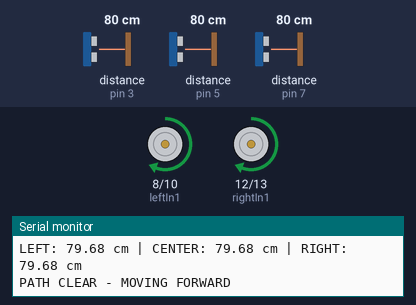
This sketch was run on a simulated Arduino Uno, built with avr-gcc and run on an emulated ATmega328P. Shown: motor-driver pin pairs drawn as motors (green arrow = first pin HIGH = forward, orange = second pin HIGH = backward, longer = more drive, scaled by the enable pin), the last lines printed to the serial monitor. Wiring (inferred from the names in the program): 3 × ultrasonic range finder: trigger pin 2, echo pin 3 / trigger pin 4, echo pin 5 / trigger pin 6, echo pin 7. The inputs (shaded band) are chosen by the test bench; at power-on: distance to the obstacle (sensors on pin 3, pin 5, pin 7) 80 cm. The echo pulse lasts 58.3 µs per cm.

Above: at 2.8 s.
2.9 s: distance to the obstacle (sensor on pin 3) set to 25 cm
5.0 s: distance to the obstacle (sensor on pin 3) set to 20 cm
At 6.3 s:
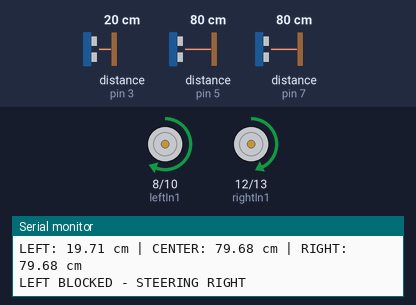
6.6 s: distance to the obstacle (sensor on pin 5) set to 27 cm
9.0 s: distance to the obstacle (sensor on pin 5) set to 24 cm
At 9.34 s:
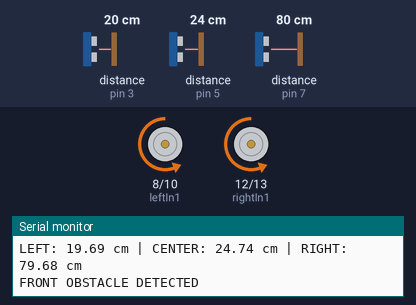
At 9.75 s:
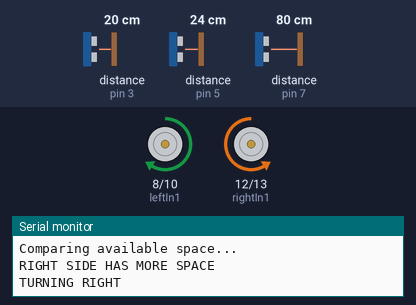
12.0 s: distance to the obstacle (sensor on pin 7) set to 13 cm
At 13.58 s:
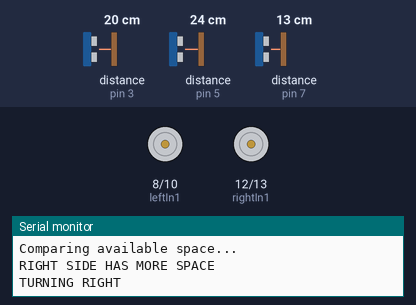
15.0 s: distance to the obstacle (sensor on pin 7) set to 10 cm
Timing chart, 0 to 19.0 s (numbered marks = the images above; inputs shaded):
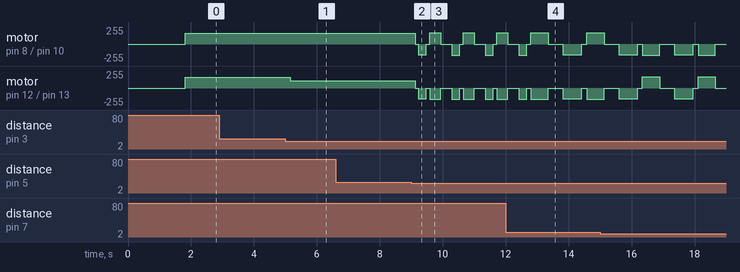

The sketch:

main.ino
```cpp
// ======================================================
// ADVANCED OBSTACLE AVOIDING ROVER
// Arduino Uno + 3 HC-SR04 + L293D
// Two DC motors + one caster wheel
// ======================================================

// ==================== NAVIGATION STATES ===============

const int PATH_CLEAR = 0;
const int OBSTACLE_FRONT = 1;
const int OBSTACLE_LEFT = 2;
const int OBSTACLE_RIGHT = 3;
const int OBSTACLE_BOTH_SIDES = 4;
const int OBSTACLE_ALL_SIDES = 5;
const int RECOVERING = 6;

int currentState = PATH_CLEAR;

// ==================== SENSOR PINS =====================

const int trigLeft = 2;
const int echoLeft = 3;

const int trigCenter = 4;
const int echoCenter = 5;

const int trigRight = 6;
const int echoRight = 7;

// ==================== MOTOR PINS ======================

const int leftEnable = 9;
const int leftIn1 = 8;
const int leftIn2 = 10;

const int rightEnable = 11;
const int rightIn1 = 12;
const int rightIn2 = 13;

// ==================== MOTOR SETTINGS ==================

int leftSpeed = 160;
int rightSpeed = 160;

int slowSpeed = 110;
int turnSpeed = 170;

// Motor calibration: adjust if the rover drifts.
int leftCalibration = 0;
int rightCalibration = 0;

// ==================== DISTANCE SETTINGS ===============

const float stopDistance = 25.0;
const float sideWarningDistance = 22.0;
const float emergencyDistance = 12.0;

// ==================== TIMING SETTINGS ==================

const unsigned long reverseTime = 250;
const unsigned long turnTime = 350;
const unsigned long sharpTurnTime = 550;
const unsigned long recoveryReverseTime = 600;

const unsigned long sensorTimeout = 18000UL;

// ==================== RECOVERY SETTINGS ===============

const int maxRepeatedBlocks = 3;

int repeatedBlocks = 0;
int repeatedTurns = 0;

// ==================== SENSOR VARIABLES ================

float leftDistance = 400.0;
float centerDistance = 400.0;
float rightDistance = 400.0;

float previousLeft = 400.0;
float previousCenter = 400.0;
float previousRight = 400.0;

bool leftSensorValid = false;
bool centerSensorValid = false;
bool rightSensorValid = false;

// ======================================================
// READ ULTRASONIC DISTANCE
// ======================================================

float readDistance(int trigPin, int echoPin, bool &valid) {
  digitalWrite(trigPin, LOW);
  delayMicroseconds(3);

  digitalWrite(trigPin, HIGH);
  delayMicroseconds(10);

  digitalWrite(trigPin, LOW);

  unsigned long duration =
      pulseIn(echoPin, HIGH, sensorTimeout);

  if (duration == 0) {
    valid = false;
    return 400.0;
  }

  float distance = duration * 0.0343 / 2.0;

  if (distance < 2.0 || distance > 400.0) {
    valid = false;
    return 400.0;
  }

  valid = true;
  return distance;
}

// ======================================================
// FILTER SENSOR READINGS
// ======================================================

float filterDistance(float current, float previous,
                     bool valid) {
  if (!valid) {
    return 400.0;
  }

  if (previous >= 400.0) {
    return current;
  }

  return 0.65 * current + 0.35 * previous;
}

// ======================================================
// READ ALL THREE SENSORS
// ======================================================

void readAllSensors() {
  float rawLeft =
      readDistance(trigLeft, echoLeft, leftSensorValid);

  delay(35);

  float rawCenter =
      readDistance(trigCenter, echoCenter, centerSensorValid);

  delay(35);

  float rawRight =
      readDistance(trigRight, echoRight, rightSensorValid);

  delay(35);

  leftDistance =
      filterDistance(rawLeft, previousLeft, leftSensorValid);

  centerDistance =
      filterDistance(rawCenter, previousCenter, centerSensorValid);

  rightDistance =
      filterDistance(rawRight, previousRight, rightSensorValid);

  previousLeft = leftDistance;
  previousCenter = centerDistance;
  previousRight = rightDistance;
}

// ======================================================
// DISPLAY SENSOR READINGS
// ======================================================

void printSensorData() {
  Serial.print("LEFT: ");

  if (leftSensorValid) {
    Serial.print(leftDistance);
    Serial.print(" cm");
  } else {
    Serial.print("NO ECHO");
  }

  Serial.print(" | CENTER: ");

  if (centerSensorValid) {
    Serial.print(centerDistance);
    Serial.print(" cm");
  } else {
    Serial.print("NO ECHO");
  }

  Serial.print(" | RIGHT: ");

  if (rightSensorValid) {
    Serial.print(rightDistance);
    Serial.print(" cm");
  } else {
    Serial.print("NO ECHO");
  }

  Serial.println();
}

// ======================================================
// STOP MOTORS
// ======================================================

void stopMotors() {
  analogWrite(leftEnable, 0);
  analogWrite(rightEnable, 0);

  digitalWrite(leftIn1, LOW);
  digitalWrite(leftIn2, LOW);

  digitalWrite(rightIn1, LOW);
  digitalWrite(rightIn2, LOW);
}

// ======================================================
// CONTROL LEFT MOTOR
// Positive = forward, negative = reverse
// ======================================================

void setLeftMotor(int speed) {
  speed = constrain(speed, -255, 255);

  if (speed > 0) {
    digitalWrite(leftIn1, HIGH);
    digitalWrite(leftIn2, LOW);
    analogWrite(leftEnable, speed);
  }
  else if (speed < 0) {
    digitalWrite(leftIn1, LOW);
    digitalWrite(leftIn2, HIGH);
    analogWrite(leftEnable, -speed);
  }
  else {
    digitalWrite(leftIn1, LOW);
    digitalWrite(leftIn2, LOW);
    analogWrite(leftEnable, 0);
  }
}

// ======================================================
// CONTROL RIGHT MOTOR
// Positive = forward, negative = reverse
// ======================================================

void setRightMotor(int speed) {
  speed = constrain(speed, -255, 255);

  if (speed > 0) {
    digitalWrite(rightIn1, HIGH);
    digitalWrite(rightIn2, LOW);
    analogWrite(rightEnable, speed);
  }
  else if (speed < 0) {
    digitalWrite(rightIn1, LOW);
    digitalWrite(rightIn2, HIGH);
    analogWrite(rightEnable, -speed);
  }
  else {
    digitalWrite(rightIn1, LOW);
    digitalWrite(rightIn2, LOW);
    analogWrite(rightEnable, 0);
  }
}

// ======================================================
// MOVEMENT FUNCTIONS
// ======================================================

void moveForward() {
  setLeftMotor(constrain(
      leftSpeed + leftCalibration, 0, 255));

  setRightMotor(constrain(
      rightSpeed + rightCalibration, 0, 255));
}

void moveSlow() {
  setLeftMotor(constrain(
      slowSpeed + leftCalibration, 0, 255));

  setRightMotor(constrain(
      slowSpeed + rightCalibration, 0, 255));
}

void moveBackward() {
  setLeftMotor(-leftSpeed);
  setRightMotor(-rightSpeed);
}

void turnLeft() {
  setLeftMotor(-turnSpeed);
  setRightMotor(turnSpeed);
}

void turnRight() {
  setLeftMotor(turnSpeed);
  setRightMotor(-turnSpeed);
}

// ======================================================
// STEERING FUNCTIONS
// ======================================================

void steerLeft() {
  setLeftMotor(slowSpeed);
  setRightMotor(rightSpeed);
}

void steerRight() {
  setLeftMotor(leftSpeed);
  setRightMotor(slowSpeed);
}

// ======================================================
// CHOOSE THE CLEAREST SIDE
// true = left, false = right
// ======================================================

bool chooseLeft() {
  Serial.println("Comparing available space...");

  if (!leftSensorValid && rightSensorValid) {
    return false;
  }

  if (!rightSensorValid && leftSensorValid) {
    return true;
  }

  if (!leftSensorValid && !rightSensorValid) {
    Serial.println("SIDE READINGS UNAVAILABLE");
    return true;
  }

  if (leftDistance >= rightDistance) {
    Serial.println("LEFT SIDE HAS MORE SPACE");
    return true;
  }

  Serial.println("RIGHT SIDE HAS MORE SPACE");
  return false;
}

// ======================================================
// TURN TOWARD THE CLEAREST SIDE
// ======================================================

void turnTowardClearSide(unsigned long duration) {
  if (chooseLeft()) {
    Serial.println("TURNING LEFT");
    turnLeft();
  }
  else {
    Serial.println("TURNING RIGHT");
    turnRight();
  }

  delay(duration);

  stopMotors();
  delay(100);
}

// ======================================================
// AVOID FRONT OBSTACLE
// ======================================================

void avoidFrontObstacle() {
  Serial.println("FRONT OBSTACLE DETECTED");

  stopMotors();
  delay(100);

  if (leftSensorValid &&
      rightSensorValid &&
      leftDistance < sideWarningDistance &&
      rightDistance < sideWarningDistance) {

    Serial.println("BOTH SIDES RESTRICTED");

    moveBackward();
    delay(recoveryReverseTime);
  }
  else {
    moveBackward();
    delay(reverseTime);
  }

  stopMotors();
  delay(100);

  if (repeatedBlocks >= maxRepeatedBlocks) {
    Serial.println("REPEATED BLOCKAGE - SHARP TURN");
    turnTowardClearSide(sharpTurnTime);
  }
  else {
    turnTowardClearSide(turnTime);
  }

  repeatedBlocks++;
  repeatedTurns++;
}

// ======================================================
// RECOVERY MODE
// ======================================================

void recoveryMode() {
  currentState = RECOVERING;

  Serial.println("RECOVERY MODE ACTIVATED");

  stopMotors();
  delay(200);

  moveBackward();
  delay(recoveryReverseTime);

  stopMotors();
  delay(150);

  turnTowardClearSide(sharpTurnTime);

  repeatedBlocks = 0;
  repeatedTurns = 0;

  currentState = PATH_CLEAR;
}

// ======================================================
// CLASSIFY SURROUNDINGS
// ======================================================

int classifyEnvironment() {
  // Don't assume the front is clear if its sensor fails.
  if (!centerSensorValid) {
    Serial.println("WARNING: CENTRE SENSOR INVALID");
    return OBSTACLE_FRONT;
  }

  bool leftBlocked =
      leftSensorValid &&
      leftDistance < sideWarningDistance;

  bool centerBlocked =
      centerDistance < stopDistance;

  bool rightBlocked =
      rightSensorValid &&
      rightDistance < sideWarningDistance;

  if (leftBlocked &&
      centerBlocked &&
      rightBlocked) {
    return OBSTACLE_ALL_SIDES;
  }

  if (centerBlocked) {
    return OBSTACLE_FRONT;
  }

  if (leftBlocked && rightBlocked) {
    return OBSTACLE_BOTH_SIDES;
  }

  if (leftBlocked) {
    return OBSTACLE_LEFT;
  }

  if (rightBlocked) {
    return OBSTACLE_RIGHT;
  }

  return PATH_CLEAR;
}

// ======================================================
// NAVIGATION CONTROLLER
// ======================================================

void navigate() {
  currentState = classifyEnvironment();

  switch (currentState) {

    case PATH_CLEAR:
      Serial.println("PATH CLEAR - MOVING FORWARD");

      repeatedBlocks = 0;
      repeatedTurns = 0;

      moveForward();
      break;

    case OBSTACLE_FRONT:
      avoidFrontObstacle();
      break;

    case OBSTACLE_LEFT:
      Serial.println("LEFT BLOCKED - STEERING RIGHT");

      steerRight();
      delay(100);
      break;

    case OBSTACLE_RIGHT:
      Serial.println("RIGHT BLOCKED - STEERING LEFT");

      steerLeft();
      delay(100);
      break;

    case OBSTACLE_BOTH_SIDES:
      Serial.println("BOTH SIDES CLOSE");

      if (centerSensorValid &&
          centerDistance > stopDistance + 10.0) {

        moveSlow();
        delay(100);
      }
      else {
        avoidFrontObstacle();
      }

      break;

    case OBSTACLE_ALL_SIDES:
      Serial.println("BOXED IN");
      recoveryMode();
      break;

    case RECOVERING:
      stopMotors();
      break;
  }
}

// ======================================================
// SETUP
// ======================================================

void setup() {
  pinMode(trigLeft, OUTPUT);
  pinMode(echoLeft, INPUT);

  pinMode(trigCenter, OUTPUT);
  pinMode(echoCenter, INPUT);

  pinMode(trigRight, OUTPUT);
  pinMode(echoRight, INPUT);

  pinMode(leftEnable, OUTPUT);
  pinMode(leftIn1, OUTPUT);
  pinMode(leftIn2, OUTPUT);

  pinMode(rightEnable, OUTPUT);
  pinMode(rightIn1, OUTPUT);
  pinMode(rightIn2, OUTPUT);

  digitalWrite(trigLeft, LOW);
  digitalWrite(trigCenter, LOW);
  digitalWrite(trigRight, LOW);

  Serial.begin(9600);

  stopMotors();

  Serial.println();
  Serial.println("==============================");
  Serial.println(" OBSTACLE AVOIDING ROVER");
  Serial.println("==============================");

  Serial.println("Initializing sensors...");

  delay(500);

  readAllSensors();
  printSensorData();

  Serial.println("Initialization complete");

  delay(1000);
}

// ======================================================
// MAIN LOOP
// ======================================================

void loop() {
  readAllSensors();
  printSensorData();

  // Emergency response to a very close front obstacle.
  if (centerSensorValid &&
      centerDistance < emergencyDistance) {

    Serial.println("!!! EMERGENCY STOP !!!");

    stopMotors();
    delay(100);

    moveBackward();
    delay(reverseTime);

    stopMotors();
    delay(100);

    turnTowardClearSide(sharpTurnTime);

    repeatedBlocks++;

    if (repeatedBlocks >= maxRepeatedBlocks) {
      recoveryMode();
    }
  }
  else {
    navigate();
  }

  delay(30);
}
```

Measured:
- the behaviour switches between 23 and 22 cm on distance to the obstacle (sensor on pin 3) (found by bisection; images 0 and 1)
- the behaviour switches between 26 and 25 cm on distance to the obstacle (sensor on pin 5) (found by bisection; images 1 and 2)
- after the input at 5.0 s, motor on pin 12 (rightIn1) / pin 13 (rightIn2): forward 160/255 → forward 110/255 after 0.15 s
